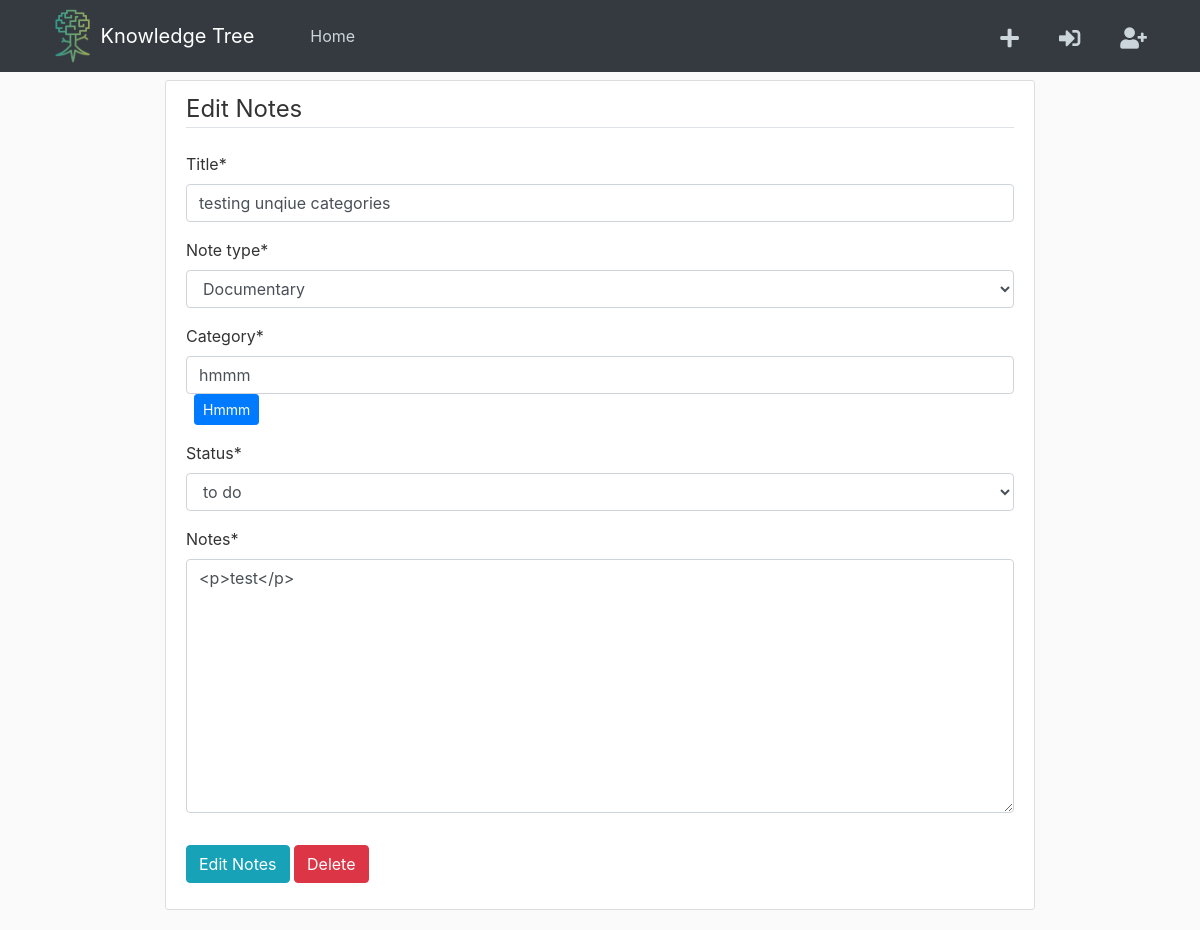
The app's page /post/25/edit/ (signed in), older data.
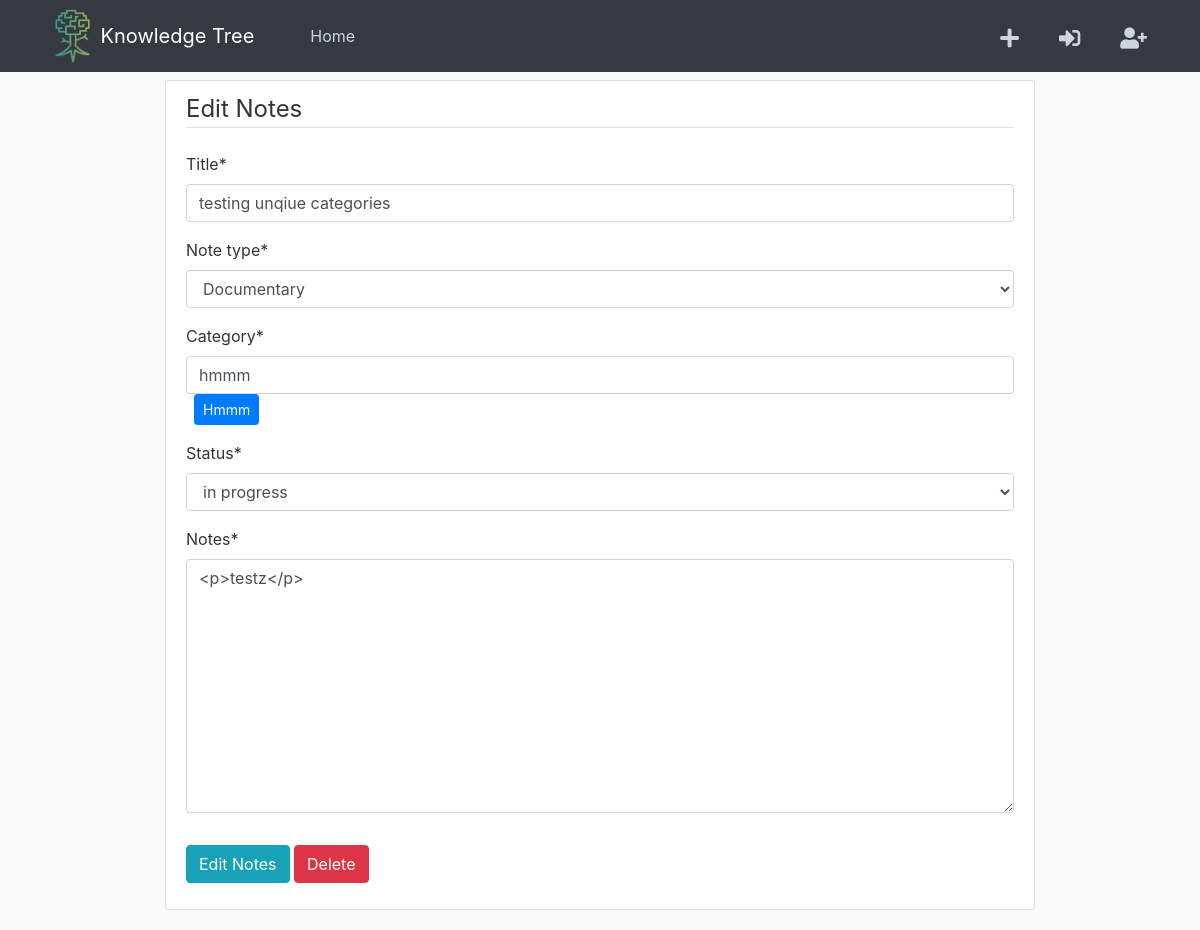
The same page, newer data.
### feed/models.py (models this page shows, shortened)
class Post(models.Model):
	type_choices = [
		('book', 'Book'),
		('doc', 'Documentary'),
		('thinker', 'Thinker/Person'),
		('misc','Other/Miscellaneous'),
		(None, 'Select type...')
	]
	rating_choices = [
		(1, 1),
		(2, 2),
		(3, 3),
		(4, 4),
		(5, 5)
	]
	status_choices = [
		('to do', 'to do'),
		('in progress', 'in progress'),
		('completed', 'completed')
	]
	title = models.CharField(max_length=100)
	note_type = models.CharField(max_length=100,choices=type_choices,null=True)
	category = models.CharField(max_length=100, null=True)
	author = models.CharField(max_length=100, default='', blank=True)
	notes = RichTextField()
	status = models.CharField(
		max_length=100,
		choices=status_choices,
		default='to do'
		)
	rating = models.IntegerField(
		choices=rating_choices,
		default=5
	)
	date_posted = models.DateTimeField(default=timezone.now)
	posted_by = models.ForeignKey(User, on_delete=models.CASCADE)

### feed/views.py (the view, shortened to what this page needs)
# urls.py: path('post/<int:pk>/edit/', EditPostView.as_view(), name='post-edit'),
class EditPostView(LoginRequiredMixin, SuccessMessageMixin, UpdateView):
	model = Post
	template_name = 'feed/edit_form.html'
	context_object_name = 'post'
	fields = ['title', 'note_type', 'author', 'category', 'status', 'rating', 'notes']

### feed/templates/feed/edit_form.html (shortened to what this page needs)
{% extends "feed/base.html" %}
{% load crispy_forms_tags %}
{% load static %}
{% block content %}
<div class="container-fluid w-75">
	<div class="content-section">
		<form method="POST">
			<fieldset class="form-group">
				<legend class="border-bottom mb-4">Edit Notes</legend>
				{{ form|crispy }}
			</fieldset>
			<div class="form-group">
				<button class="btn btn-info" type="submit">Edit Notes</button>
				<a class="btn btn-danger" href="{% url 'post-delete' post.id %}">Delete</a></button>
			</div>
		</form>
	</div>
</div>
{% endblock content %}

Row changes from the older to the newer data that the page shows:
changed Post "testing unqiue categories": status "to do" → "in progress"; notes "<p>test</p>" → "<p>testz</p>"
